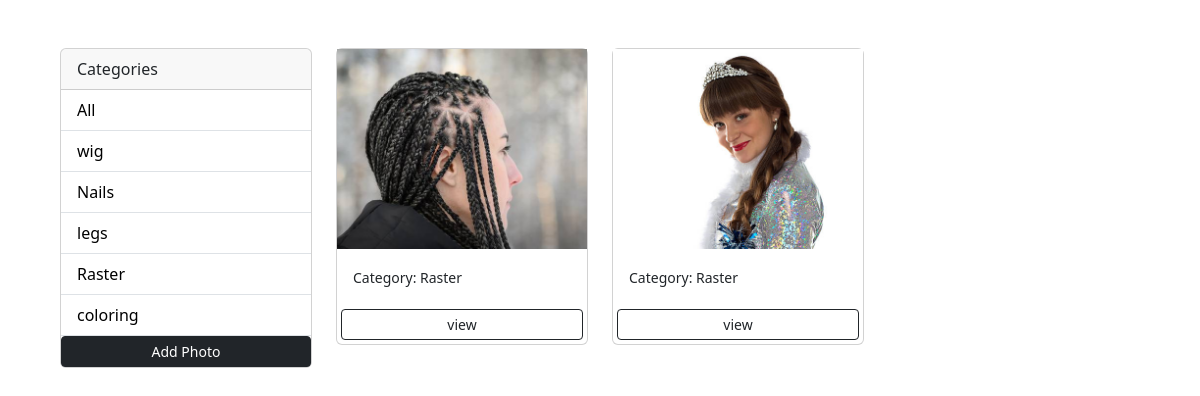
Page /?category=Raster on the committed database.
### photos/models.py (models this page shows, shortened)
class Category(models.Model):
    name = models.CharField(max_length=100, null=False, blank=False)

class Photo(models.Model):
    category = models.ForeignKey(Category, on_delete=models.SET_NULL, null=True, blank=True)
    image = models.ImageField( null=False, blank=False)
    description = models.TextField()

### photos/views.py (the view)
# urls.py: path('',views.gallery, name="gallery"),
def gallery(request):
    category = request.GET.get('category')
    if category == None:
        photos = Photo.objects.all()
    else:
        photos = Photo.objects.filter(category__name=category)
    categories = Category.objects.all()
    context = {'categories': categories, 'photos':photos}
    return render(request, 'photos/gallery.html', context)

### photos/templates/photos/gallery.html (shortened to what this page needs)
<!DOCTYPE html>
<html lang="en">
    <head>
    </head>
    <link href="https://cdn.jsdelivr.net/npm/bootstrap@5.3.3/dist/css/bootstrap.min.css" rel="stylesheet">
    <body class="m-5">
        <div class="container">
            <div class="row">
                <div class="col-md-3">
                    <div class="card">
                        <div class="card-header">
                        Categories
                        </div>
                        <ul class="list-group list-group-flush">
                        <li class="list-group-item">
                            <a href="{% url 'gallery' %}">All</a>
                        </li>
                            {% for category in categories %}
                            <li class="list-group-item">
                                <a href="{% url 'gallery' %}?category={{category.name}}">
                                    {{category.name}}</a>
                            </li>
                            {% endfor %}
                            <a href="{% url 'add' %}" class="btn btn-dark btn-block btn-sm m1">Add Photo </a>
                        </ul>
                    </div>
                </div>
                <div class="col-md-9">
                    <div class="row">
                        {% for photo in photos %}
                    <div class="col-md-4">
                        <div class="card">
                            <img class="imge-thumbail" src="{{photo.image.url}}">
                            <div class="card-body">
                            <small>Category: {{photo.category.name}}</small>
                            </div>
                            <a class="btn btn-outline-dark btn-sm m-1" href="{% url 'photo' photo.id %}"class="btn btn-outline-dark btn-sm m-1">view</a>
                        </div>
                    </div>
                    {% empty %}
                    <h3>No photos...</h3>
                    {% endfor %}
                    </div>
                </div>
            </div>
        </div>
    </body>
</html>

### photos/templates/photos/gallery.html (style rules this page uses)
.imge-thumbail { height: 200px; object-fit: cover; }
.list-group-item a { text-decoration: none; color: black; }

### rows in the picture
Category: name "wig"
Category: name "Nails"
Category: name "legs"
Category: name "Raster"
Category: name "coloring"
Photo: image (picture), category.name "Raster"
Photo: image (picture), category.name "Raster"
